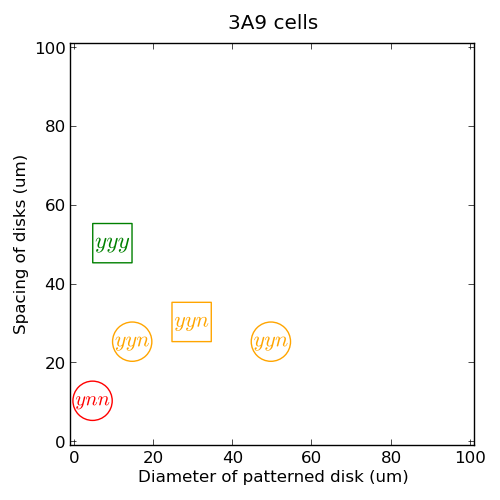

Here is the Python script that generated this plot:
# -*- coding: utf-8 -*-
"""
Created on Mon May  4 15:33:18 2015

@author: php
"""

import matplotlib.pylab as plt

data = [[10, 50, "carre", "yyy"], 
        [ 15, 25, "rond", "yyn"], 
        [ 30, 30, "carre", "yyn"], 
        [ 50, 25, "rond", "yyn"],
        [5, 10, "rond", "ynn"]]

fig=plt.figure(figsize=(5, 5), dpi=100)

for item in data:
    
    if item[2] == "carre":
        forme = 's'
    elif item[2] == "rond":
        forme = 'o'     
    
    if item[3] == 'yyy':
        couleur = 'green'
    elif item[3] == 'yyn':
        couleur = 'orange'
    else:
        couleur = 'red'
        
    plt.scatter(item[0]-0.5, item[1], s=580, 
           c=couleur, 
           marker=r"$ {} $".format(item[3]), edgecolors='none' )
    plt.scatter(item[0]-0.5, item[1]+0.5, s=800, 
           c=couleur, 
           marker=forme, facecolors='none', edgecolors=couleur )

plt.xlim(-1,101)
plt.xlabel("Diameter of patterned disk (um)")
plt.ylim(-1,101)
plt.ylabel("Spacing of disks (um)")
plt.title("3A9 cells\n")#r'$xxx$'+' : stamping / adhesion / single cell\n')

fig.tight_layout()

plt.show()
